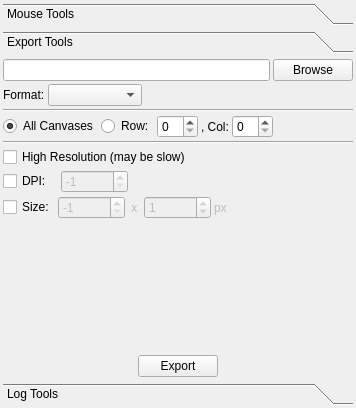
<ui version="4.0" >
 <class>ToolsDock</class>
 <widget class="QWidget" name="ToolsDock" >
  <property name="geometry" >
   <rect>
    <x>0</x>
    <y>0</y>
    <width>356</width>
    <height>408</height>
   </rect>
  </property>
  <property name="sizePolicy" >
   <sizepolicy vsizetype="Preferred" hsizetype="Maximum" >
    <horstretch>0</horstretch>
    <verstretch>0</verstretch>
   </sizepolicy>
  </property>
  <property name="windowTitle" >
   <string>PlotMS Tools</string>
  </property>
  <layout class="QVBoxLayout" >
   <property name="spacing" >
    <number>3</number>
   </property>
   <property name="leftMargin" >
    <number>3</number>
   </property>
   <property name="topMargin" >
    <number>3</number>
   </property>
   <property name="rightMargin" >
    <number>3</number>
   </property>
   <property name="bottomMargin" >
    <number>3</number>
   </property>
   <item>
    <widget class="QToolBox" name="toolBox" >
     <property name="currentIndex" >
      <number>1</number>
     </property>
     <widget class="QWidget" name="mousePage" >
      <property name="geometry" >
       <rect>
        <x>0</x>
        <y>0</y>
        <width>186</width>
        <height>125</height>
       </rect>
      </property>
      <attribute name="label" >
       <string>Mouse Tools</string>
      </attribute>
      <layout class="QVBoxLayout" >
       <property name="spacing" >
        <number>3</number>
       </property>
       <property name="leftMargin" >
        <number>0</number>
       </property>
       <property name="topMargin" >
        <number>0</number>
       </property>
       <property name="rightMargin" >
        <number>0</number>
       </property>
       <property name="bottomMargin" >
        <number>0</number>
       </property>
       <item>
        <widget class="QFrame" name="MTframe" >
         <property name="frameShape" >
          <enum>QFrame::StyledPanel</enum>
         </property>
         <property name="frameShadow" >
          <enum>QFrame::Raised</enum>
         </property>
         <layout class="QVBoxLayout" >
          <property name="spacing" >
           <number>3</number>
          </property>
          <property name="leftMargin" >
           <number>0</number>
          </property>
          <property name="topMargin" >
           <number>0</number>
          </property>
          <property name="rightMargin" >
           <number>0</number>
          </property>
          <property name="bottomMargin" >
           <number>0</number>
          </property>
          <item>
           <widget class="QRadioButton" name="MTradSelect" >
            <property name="text" >
             <string>Select</string>
            </property>
           </widget>
          </item>
          <item>
           <widget class="QRadioButton" name="MTradZoom" >
            <property name="text" >
             <string>Zoom</string>
            </property>
           </widget>
          </item>
          <item>
           <widget class="QRadioButton" name="MTradPan" >
            <property name="text" >
             <string>Pan</string>
            </property>
           </widget>
          </item>
          <item>
           <widget class="QRadioButton" name="MTradNone" >
            <property name="text" >
             <string>None</string>
            </property>
            <property name="checked" >
             <bool>true</bool>
            </property>
           </widget>
          </item>
         </layout>
        </widget>
       </item>
       <item>
        <layout class="QHBoxLayout" >
         <property name="spacing" >
          <number>3</number>
         </property>
         <item>
          <widget class="QLabel" name="label" >
           <property name="text" >
            <string>Tracker:</string>
           </property>
          </widget>
         </item>
         <item>
          <widget class="QCheckBox" name="MTtrackerHover" >
           <property name="text" >
            <string>Hover</string>
           </property>
          </widget>
         </item>
         <item>
          <widget class="QCheckBox" name="MTtrackerDisplay" >
           <property name="text" >
            <string>Display</string>
           </property>
          </widget>
         </item>
         <item>
          <spacer>
           <property name="orientation" >
            <enum>Qt::Horizontal</enum>
           </property>
           <property name="sizeHint" >
            <size>
             <width>40</width>
             <height>20</height>
            </size>
           </property>
          </spacer>
         </item>
        </layout>
       </item>
       <item>
        <widget class="QTextEdit" name="MTtrackerEdit" >
         <property name="undoRedoEnabled" >
          <bool>false</bool>
         </property>
         <property name="readOnly" >
          <bool>true</bool>
         </property>
        </widget>
       </item>
       <item>
        <spacer>
         <property name="orientation" >
          <enum>Qt::Vertical</enum>
         </property>
         <property name="sizeHint" >
          <size>
           <width>20</width>
           <height>231</height>
          </size>
         </property>
        </spacer>
       </item>
      </layout>
     </widget>
     <widget class="QWidget" name="exportPage" >
      <property name="geometry" >
       <rect>
        <x>0</x>
        <y>0</y>
        <width>350</width>
        <height>309</height>
       </rect>
      </property>
      <attribute name="label" >
       <string>Export Tools</string>
      </attribute>
      <layout class="QVBoxLayout" >
       <property name="spacing" >
        <number>3</number>
       </property>
       <property name="leftMargin" >
        <number>0</number>
       </property>
       <property name="topMargin" >
        <number>0</number>
       </property>
       <property name="rightMargin" >
        <number>0</number>
       </property>
       <property name="bottomMargin" >
        <number>0</number>
       </property>
       <item>
        <layout class="QHBoxLayout" >
         <property name="spacing" >
          <number>3</number>
         </property>
         <item>
          <widget class="QLineEdit" name="ETfileEdit" />
         </item>
         <item>
          <widget class="QPushButton" name="ETfileBrowse" >
           <property name="text" >
            <string>Browse</string>
           </property>
          </widget>
         </item>
        </layout>
       </item>
       <item>
        <layout class="QHBoxLayout" >
         <property name="spacing" >
          <number>3</number>
         </property>
         <item>
          <widget class="QLabel" name="label_8" >
           <property name="text" >
            <string>Format:</string>
           </property>
          </widget>
         </item>
         <item>
          <widget class="QComboBox" name="ETformatChooser" >
           <property name="sizePolicy" >
            <sizepolicy vsizetype="Fixed" hsizetype="MinimumExpanding" >
             <horstretch>0</horstretch>
             <verstretch>0</verstretch>
            </sizepolicy>
           </property>
          </widget>
         </item>
         <item>
          <spacer>
           <property name="orientation" >
            <enum>Qt::Horizontal</enum>
           </property>
           <property name="sizeHint" >
            <size>
             <width>211</width>
             <height>20</height>
            </size>
           </property>
          </spacer>
         </item>
        </layout>
       </item>
       <item>
        <widget class="QFrame" name="ETcanvasFrame" >
         <property name="frameShape" >
          <enum>QFrame::NoFrame</enum>
         </property>
         <property name="frameShadow" >
          <enum>QFrame::Raised</enum>
         </property>
         <layout class="QVBoxLayout" >
          <property name="spacing" >
           <number>3</number>
          </property>
          <property name="leftMargin" >
           <number>0</number>
          </property>
          <property name="topMargin" >
           <number>0</number>
          </property>
          <property name="rightMargin" >
           <number>0</number>
          </property>
          <property name="bottomMargin" >
           <number>0</number>
          </property>
          <item>
           <widget class="Line" name="line_3" >
            <property name="orientation" >
             <enum>Qt::Horizontal</enum>
            </property>
           </widget>
          </item>
          <item>
           <layout class="QHBoxLayout" >
            <property name="spacing" >
             <number>3</number>
            </property>
            <item>
             <widget class="QRadioButton" name="ETcanvasAll" >
              <property name="text" >
               <string>All Canvases</string>
              </property>
              <property name="checked" >
               <bool>true</bool>
              </property>
             </widget>
            </item>
            <item>
             <widget class="QRadioButton" name="ETcanvasSingle" >
              <property name="text" >
               <string>Row:</string>
              </property>
             </widget>
            </item>
            <item>
             <widget class="QSpinBox" name="ETcanvasRow" />
            </item>
            <item>
             <widget class="QLabel" name="label_11" >
              <property name="text" >
               <string>, Col:</string>
              </property>
             </widget>
            </item>
            <item>
             <widget class="QSpinBox" name="ETcanvasCol" />
            </item>
            <item>
             <spacer>
              <property name="orientation" >
               <enum>Qt::Horizontal</enum>
              </property>
              <property name="sizeHint" >
               <size>
                <width>40</width>
                <height>20</height>
               </size>
              </property>
             </spacer>
            </item>
           </layout>
          </item>
         </layout>
        </widget>
       </item>
       <item>
        <widget class="Line" name="line_2" >
         <property name="orientation" >
          <enum>Qt::Horizontal</enum>
         </property>
        </widget>
       </item>
       <item>
        <widget class="QCheckBox" name="EThighResBox" >
         <property name="text" >
          <string>High Resolution (may be slow)</string>
         </property>
        </widget>
       </item>
       <item>
        <widget class="QFrame" name="ETdpiFrame" >
         <property name="frameShape" >
          <enum>QFrame::NoFrame</enum>
         </property>
         <property name="frameShadow" >
          <enum>QFrame::Raised</enum>
         </property>
         <layout class="QHBoxLayout" >
          <property name="spacing" >
           <number>3</number>
          </property>
          <property name="leftMargin" >
           <number>0</number>
          </property>
          <property name="topMargin" >
           <number>0</number>
          </property>
          <property name="rightMargin" >
           <number>0</number>
          </property>
          <property name="bottomMargin" >
           <number>0</number>
          </property>
          <item>
           <widget class="QCheckBox" name="ETdpiBox" >
            <property name="text" >
             <string>DPI:  </string>
            </property>
           </widget>
          </item>
          <item>
           <widget class="QSpinBox" name="ETdpiSpinner" >
            <property name="enabled" >
             <bool>false</bool>
            </property>
            <property name="minimum" >
             <number>-1</number>
            </property>
            <property name="maximum" >
             <number>999999</number>
            </property>
            <property name="value" >
             <number>-1</number>
            </property>
           </widget>
          </item>
          <item>
           <spacer>
            <property name="orientation" >
             <enum>Qt::Horizontal</enum>
            </property>
            <property name="sizeHint" >
             <size>
              <width>40</width>
              <height>20</height>
             </size>
            </property>
           </spacer>
          </item>
         </layout>
        </widget>
       </item>
       <item>
        <widget class="QFrame" name="ETsizeFrame" >
         <property name="frameShape" >
          <enum>QFrame::NoFrame</enum>
         </property>
         <property name="frameShadow" >
          <enum>QFrame::Raised</enum>
         </property>
         <layout class="QHBoxLayout" >
          <property name="spacing" >
           <number>3</number>
          </property>
          <property name="leftMargin" >
           <number>0</number>
          </property>
          <property name="topMargin" >
           <number>0</number>
          </property>
          <property name="rightMargin" >
           <number>0</number>
          </property>
          <property name="bottomMargin" >
           <number>0</number>
          </property>
          <item>
           <widget class="QCheckBox" name="ETsizeBox" >
            <property name="text" >
             <string>Size:</string>
            </property>
           </widget>
          </item>
          <item>
           <widget class="QSpinBox" name="ETsizeSpinner1" >
            <property name="enabled" >
             <bool>false</bool>
            </property>
            <property name="minimum" >
             <number>-1</number>
            </property>
            <property name="maximum" >
             <number>999999</number>
            </property>
            <property name="value" >
             <number>-1</number>
            </property>
           </widget>
          </item>
          <item>
           <widget class="QLabel" name="label_9" >
            <property name="enabled" >
             <bool>false</bool>
            </property>
            <property name="text" >
             <string> x </string>
            </property>
           </widget>
          </item>
          <item>
           <widget class="QSpinBox" name="ETsizeSpinner2" >
            <property name="enabled" >
             <bool>false</bool>
            </property>
            <property name="minimum" >
             <number>-1</number>
            </property>
            <property name="maximum" >
             <number>999999</number>
            </property>
            <property name="value" >
             <number>1</number>
            </property>
           </widget>
          </item>
          <item>
           <widget class="QLabel" name="label_10" >
            <property name="enabled" >
             <bool>false</bool>
            </property>
            <property name="text" >
             <string>px</string>
            </property>
           </widget>
          </item>
          <item>
           <spacer>
            <property name="orientation" >
             <enum>Qt::Horizontal</enum>
            </property>
            <property name="sizeHint" >
             <size>
              <width>40</width>
              <height>20</height>
             </size>
            </property>
           </spacer>
          </item>
         </layout>
        </widget>
       </item>
       <item>
        <spacer>
         <property name="orientation" >
          <enum>Qt::Vertical</enum>
         </property>
         <property name="sizeHint" >
          <size>
           <width>20</width>
           <height>101</height>
          </size>
         </property>
        </spacer>
       </item>
       <item>
        <layout class="QHBoxLayout" >
         <property name="spacing" >
          <number>0</number>
         </property>
         <item>
          <spacer>
           <property name="orientation" >
            <enum>Qt::Horizontal</enum>
           </property>
           <property name="sizeHint" >
            <size>
             <width>40</width>
             <height>20</height>
            </size>
           </property>
          </spacer>
         </item>
         <item>
          <widget class="QPushButton" name="ETbutton" >
           <property name="text" >
            <string>Export</string>
           </property>
          </widget>
         </item>
         <item>
          <spacer>
           <property name="orientation" >
            <enum>Qt::Horizontal</enum>
           </property>
           <property name="sizeHint" >
            <size>
             <width>40</width>
             <height>20</height>
            </size>
           </property>
          </spacer>
         </item>
        </layout>
       </item>
      </layout>
     </widget>
     <widget class="QWidget" name="logPage" >
      <property name="geometry" >
       <rect>
        <x>0</x>
        <y>0</y>
        <width>148</width>
        <height>31</height>
       </rect>
      </property>
      <attribute name="label" >
       <string>Log Tools</string>
      </attribute>
      <layout class="QVBoxLayout" >
       <property name="spacing" >
        <number>3</number>
       </property>
       <property name="leftMargin" >
        <number>0</number>
       </property>
       <property name="topMargin" >
        <number>0</number>
       </property>
       <property name="rightMargin" >
        <number>0</number>
       </property>
       <property name="bottomMargin" >
        <number>0</number>
       </property>
       <item>
        <layout class="QHBoxLayout" >
         <property name="spacing" >
          <number>3</number>
         </property>
         <item>
          <widget class="QLabel" name="label_2" >
           <property name="text" >
            <string>Log Level:</string>
           </property>
          </widget>
         </item>
         <item>
          <widget class="QComboBox" name="LTlevel" />
         </item>
         <item>
          <spacer>
           <property name="orientation" >
            <enum>Qt::Horizontal</enum>
           </property>
           <property name="sizeHint" >
            <size>
             <width>40</width>
             <height>20</height>
            </size>
           </property>
          </spacer>
         </item>
        </layout>
       </item>
       <item>
        <spacer>
         <property name="orientation" >
          <enum>Qt::Vertical</enum>
         </property>
         <property name="sizeHint" >
          <size>
           <width>20</width>
           <height>40</height>
          </size>
         </property>
        </spacer>
       </item>
      </layout>
     </widget>
    </widget>
   </item>
  </layout>
 </widget>
 <resources/>
 <connections>
  <connection>
   <sender>ETdpiBox</sender>
   <signal>toggled(bool)</signal>
   <receiver>ETdpiSpinner</receiver>
   <slot>setEnabled(bool)</slot>
   <hints>
    <hint type="sourcelabel" >
     <x>31</x>
     <y>212</y>
    </hint>
    <hint type="destinationlabel" >
     <x>87</x>
     <y>211</y>
    </hint>
   </hints>
  </connection>
  <connection>
   <sender>ETsizeBox</sender>
   <signal>toggled(bool)</signal>
   <receiver>ETsizeSpinner1</receiver>
   <slot>setEnabled(bool)</slot>
   <hints>
    <hint type="sourcelabel" >
     <x>26</x>
     <y>240</y>
    </hint>
    <hint type="destinationlabel" >
     <x>61</x>
     <y>234</y>
    </hint>
   </hints>
  </connection>
  <connection>
   <sender>ETsizeBox</sender>
   <signal>toggled(bool)</signal>
   <receiver>label_9</receiver>
   <slot>setEnabled(bool)</slot>
   <hints>
    <hint type="sourcelabel" >
     <x>37</x>
     <y>242</y>
    </hint>
    <hint type="destinationlabel" >
     <x>141</x>
     <y>243</y>
    </hint>
   </hints>
  </connection>
  <connection>
   <sender>ETsizeBox</sender>
   <signal>toggled(bool)</signal>
   <receiver>ETsizeSpinner2</receiver>
   <slot>setEnabled(bool)</slot>
   <hints>
    <hint type="sourcelabel" >
     <x>44</x>
     <y>246</y>
    </hint>
    <hint type="destinationlabel" >
     <x>201</x>
     <y>237</y>
    </hint>
   </hints>
  </connection>
  <connection>
   <sender>ETsizeBox</sender>
   <signal>toggled(bool)</signal>
   <receiver>label_10</receiver>
   <slot>setEnabled(bool)</slot>
   <hints>
    <hint type="sourcelabel" >
     <x>39</x>
     <y>247</y>
    </hint>
    <hint type="destinationlabel" >
     <x>236</x>
     <y>247</y>
    </hint>
   </hints>
  </connection>
 </connections>
</ui>
